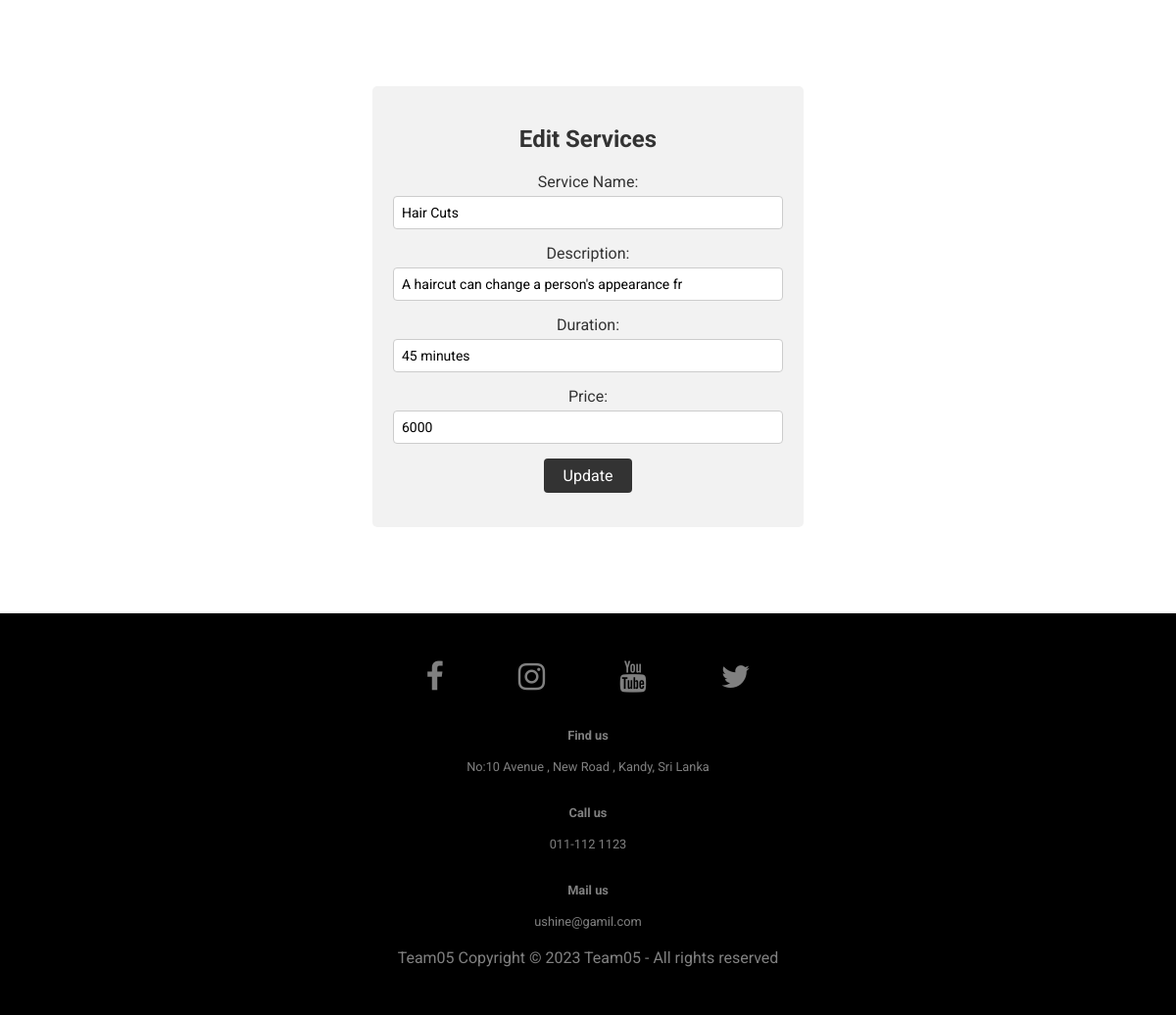
Screenshot of /edit_service.php?id=1 with the database file from the repository.
### tables this page shows
CREATE TABLE `service` (
  `id` int(11) NOT NULL,
  `name` varchar(45) DEFAULT NULL,
  `description` varchar(200) DEFAULT NULL,
  `duration` varchar(45) DEFAULT NULL,
  `price` double DEFAULT NULL
);

### connection.php (called while the page is built, shortened)
<?php
class Database
{
    public static $connection;
    public static function setUpConnection()
    {
        if (!isset(Database::$connection)) {
            Database::$connection = new mysqli("localhost", "root", "", "saloon");
        }
    }
    public static function getConnection()
    {
        return Database::$connection;
    }
    public static function search($q)
    {
        $connection = Database::getConnection();
        $resultset = $connection->query($q);
        return $resultset;
    }
}

### edit_service.php (the view, shortened to what this page needs)
<?php
require 'connection.php';
$id = $_GET['id'];
$service = Database::search("SELECT * FROM `service` WHERE `id` = $id");
$service = $service->fetch_assoc();
?>
<!DOCTYPE html>
<html>
<head>
    <link rel="stylesheet" type="text/css" href="assets/style.css">
</head>
<body>
    <div class="content">
        <div class="registration-form">
            <h2>Edit Services</h2>
            <form action="edit_service_process.php" method="POST">
                <div class="form-group">
                    <label for="name">Service Name:</label>
                    <input type="text" id="name" name="name" value="<?php echo $service['name'] ?>" placeholder="Enter your service name" required>
                </div>
                <div class="form-group">
                    <label for="description">Description:</label>
                    <input type="text" id="description" name="description" value="<?php echo $service['description'] ?>" placeholder="Enter your description" required>
                </div>
                <div class="form-group">
                    <label for="duration">Duration:</label>
                    <input type="text" id="duration" name="duration" value="<?php echo $service['duration'] ?>" placeholder="Enter your duration" required>
                </div>
                <div class="form-group">
                    <label for="price">Price:</label>
                    <input type="text" id="price" name="price" value="<?php echo $service['price'] ?>" placeholder="Enter your price" required>
                </div>
                <div class="form-group">
                    <button type="submit">Update</button>
                </div>
            </form>
        </div>
    </div>
    <?php
    include 'components/footer.php';
    ?>
</body>
</html>

### assets/style.css (style rules this page uses)
html, body, html * { font-family: 'Roboto', sans-serif; }
body { margin: 0; padding: 0; }
.content { padding: 20px; }
body { margin:0; overflow-x:hidden; }
.registration-form { margin-top: 68px; margin-bottom: 68px; max-width: 400px; margin-left: auto; margin-right: auto; background-color: #f2f2f2; padding: 20px; border-radius: 5px; text-align: center; }
.registration-form h2 { color: #333; font-size: 24px; margin-bottom: 20px; }
.form-group { margin-bottom: 15px; }
label { display: block; font-size: 16px; margin-bottom: 5px; color: #333; }
input[type="text"], input[type="email"], input[type="password"], input[type="date"] { width: 95%; padding: 8px; font-size: 14px; border-radius: 4px; border: 1px solid #ccc; }
button[type="submit"] { padding: 8px 20px; font-size: 16px; background-color: #333; color: #fff; border: none; border-radius: 4px; cursor: pointer; }

### rows the page displays
service: name "Hair Cuts", description "A haircut can change a person's appearance fr", duration "45 minutes", price "6000"
